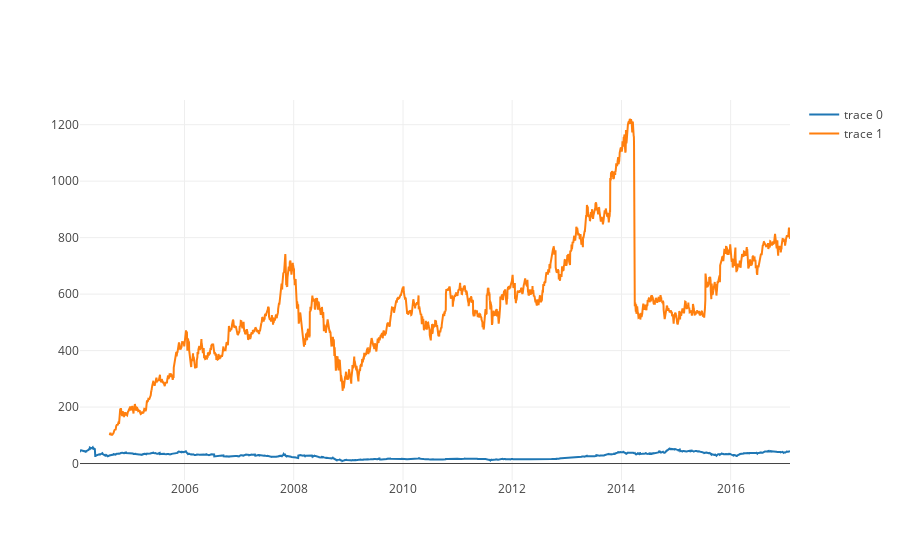

Notebook cell for this chart:
### Code cell
trace1 = Scatter(x=yahoo_historical_data.index, y=yahoo_historical_data.Close)

trace2 = Scatter(x=google_historical_data.index, y=google_historical_data.Close)

data = [trace1,trace2]

fig = go.Figure(data=data)
iplot(fig)

#iplot(data)

### Figure 1 — Plotly figure (JSON) as saved in the notebook; plotly's stock layout.template omitted (floating-point values rounded to 4 significant figures; data arrays with more than 128 entries replaced by an {"elided": "..."} marker saying what was removed)
{"data": [{"type": "scatter", "x": {"elided": "3274 str values"}, "y": {"elided": "3274 float values"}}, {"type": "scatter", "x": {"elided": "3136 str values"}, "y": {"elided": "3136 float values"}}], "layout": {}}
